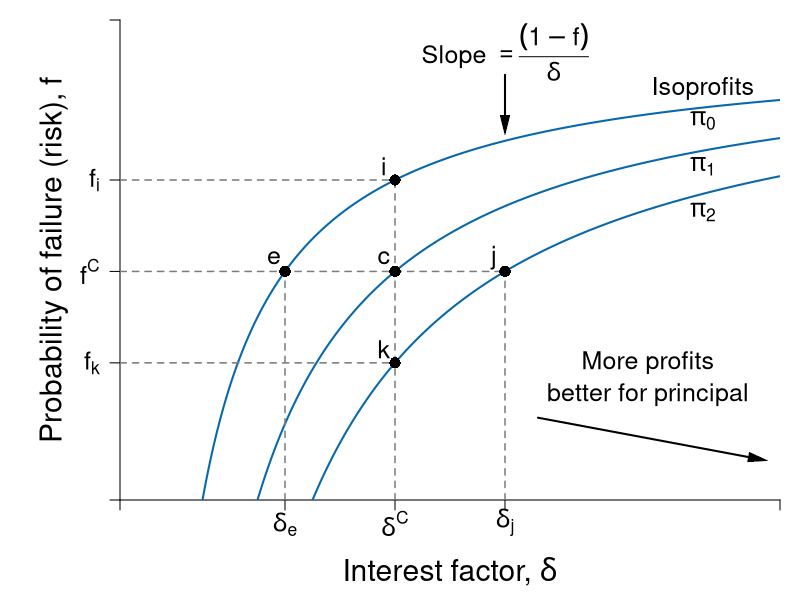

Source code (R):
#Graph Designer: Harriet Brookes-Gray
#Authors: Bowles and Halliday
#Title: Coordination, Conflict and Competition: A Text in Microeconomics

library(shape)
pdf(file = "credit/lender_isoprofits.pdf", width = 8, height = 6)

#Set parameters for graphics
pointsize <- 1.8
axislabelsize <- 1.8
labelsize <- 1.5
namesize <- 1.8
annotatesize <- 1.5
graphlinewidth <- 2
segmentlinewidth <- 1.5

COL <- c("#7fc97f", "#beaed4", "#fdc086", "#ffff99", "#386cb0", "#f0027f", "#bf5b17", "#666666")
COLA <- c("#e0f3db", "#99d8c9","#66c2a4","#41ae76", "#238b45", "#005824")
COLB <- c("#c6dbef", "#4eb3d3", "#2b8cbe", "#0868ac","#084081")
COLC <- c("#fcfbfd", "#efedf5", "#dadaeb", "#bcbddc", "#9e9ac8", "#807dba", "#6a51a3", "#54278f", "#3f007d")
grays <- gray.colors(25, start = 1, end = 0, alpha = 1)

#Edited the margins to cater for the larger LHS labels
par(mar =  c(5, 6, 1, 1))

brfFn <- function(delta, q = 1) {
  .5 + (delta / (2 * q)) 
}

PCFn <- function(delta, q = 1) {
  delta/q
}

isoreturnFn <- function(delta, pi=0.125) {
  1 - (pi)/delta
}

deltaFn <- function(f, pi=0.125) {
  pi/ (1 - f)
}

yFn <- function(d1, f1, q = 1){
  q*f1*(1 - f1) - d1*(1 - f1)
}

profitFn <- function(d1, q = 1){
  d1/2 - (1/(2*q))*(d1)^2
}

ylow <- function(delta, q = 1, ybar = 0.0625){
  (-sqrt(delta^2 - 2*delta*q + q^2 - 4*q*ybar) + delta + q)/(2*q)
}

yhigh <- function(delta, q = 1, ybar = 0.0625){
  (sqrt(delta^2 - 2*delta*q + q^2 - 4*q*ybar) + delta + q)/(2*q)
}

xlims <- c(0, 0.6)
ylims <- c(0, 1.05)

npts <- 501 
d1 <- seq(xlims[1], xlims[2], length.out = npts)
f1 <- seq(ylims[1], ylims[2], length.out = npts) 
a <- c(0.0625, 0.125, 0.14)

plot(0, 0, xlim = xlims, ylim = ylims, type = "n",
     xlab = expression(paste("")),
     ylab = expression(paste("")), 
     xaxt = "n", 
     yaxt = "n", 
     cex.lab = axislabelsize, 
     bty = "n", 
     xaxs = "i", 
     yaxs = "i"
)


ticksy <- c(ylims[1], isoreturnFn(delta = deltaFn(f = 0.5), pi = 0.075), isoreturnFn(delta = deltaFn(f = 0.5), pi = 0.125), isoreturnFn(delta = deltaFn(f = 0.5), pi = 0.175), ylims[2])
ylabels <- c(NA, expression(paste(f[i])), expression(paste(f^C)), expression(paste(f[k])),NA)
ticksx <- c(xlims[1], deltaFn(f = 0.5, pi = 0.075), deltaFn(f = 0.5), deltaFn(f = 0.5, pi = 0.175), xlims[2])
xlabels <- c(NA, expression(paste(delta[e])),  expression(paste(delta^C)), expression(paste(delta[j])), NA)

axis(1, at = ticksx, pos = 0, labels = xlabels, cex.axis = labelsize)
axis(2, at = ticksy, pos = 0, labels = ylabels, las = 1, cex.axis = labelsize)

npts <- 503 
xx1 <- seq(xlims[1], 0.8, length.out = npts)
xx2 <- seq(0, 1, length.out = npts)

# xpoly1 <- seq(from = 0.168, to = 0.5, length.out = 500)
# ypoly1 <- ylow(xpoly1)
# ypoly2 <- isoreturnFn(xpoly1)
# polygon(x = c(xpoly1, rev(xpoly1)), y = c(ypoly1, rev(ypoly2)), col = COL[4], density = NULL, border = NA)


#Draw the graphs
#lines(xx1, brfFn(xx1), col = COLA[4], lwd = graphlinewidth)
#lines(xx1, PCFn(xx1), col = COLA[2], lwd = graphlinewidth)
# lines(xx1, isoreturnFn(xx1), col = COLB[4], lwd = graphlinewidth)
# lines(xx1, isoreturnFn(xx1 - 0.2), col = COLB[4], lwd = graphlinewidth)
# lines(0, isoreturnFn(xx2 - 0.4), col = COLB[4], lwd = graphlinewidth)
xx1 <- seq(0.01, xlims[2], length.out = npts)
xx2 <- seq(0, xlims[2], length.out = npts)
xx3 <- seq(1.5, 2.5, length.out = npts)
xx4 <- seq(3, 5, length.out = npts)
xx5 <- seq(7, 9, length.out = npts)




#Draw the graphs
#lines(xx1, PCFn(xx1), col = COLA[4], lwd = graphlinewidth)
lines(xx1, isoreturnFn(xx1), col = COLB[4], lwd = graphlinewidth)
lines(xx1, isoreturnFn(xx1, pi = 0.075), col = COLB[4], lwd = graphlinewidth)
lines(xx1, isoreturnFn(xx1, pi = 0.175), col = COLB[4], lwd = graphlinewidth)

#Axis labels
mtext(expression(paste("Interest factor, ", delta)), side = 1, line = 3.5, cex = axislabelsize)
text(-0.06, 0.5*(ylims[2]), expression(paste("Probability of failure (risk), ", f)), xpd = TRUE, cex = axislabelsize, srt = 90) 


#contour(d1, f1,
      #  outer(d1, f1, yFn),
      #  drawlabels = FALSE,
      # col = COLA[3],
      #  lwd = graphlinewidth,
      #  levels = a,
      # xaxs = "i",
      # yaxs = "i",
      # add = TRUE)


#segments(0.5, 0, 0.5, brfFn(delta = 0.5), lty = 2, col = grays[20] , lwd = segmentlinewidth)
segments(0, isoreturnFn(delta = 0.25, pi = 0.125), deltaFn(f = 0.5, pi = 0.175), isoreturnFn(delta = 0.25, pi = 0.125), lty = 2, col = grays[20] , lwd = segmentlinewidth)
segments(deltaFn(f = 0.5), 0, deltaFn(f = 0.5), isoreturnFn(delta = 0.25, pi = 0.075) , lty = 2, col = grays[20] , lwd = segmentlinewidth)
segments(deltaFn(f = 0.5, pi = 0.175), 0, deltaFn(f = 0.5, pi = 0.175), 0.5, lty = 2, col = grays[20] , lwd = segmentlinewidth)
segments(deltaFn(f = 0.5, pi = 0.075), 0, deltaFn(f = 0.5, pi = 0.075), 0.5, lty = 2, col = grays[20] , lwd = segmentlinewidth)
segments(0, isoreturnFn(delta = deltaFn(f = 0.5), pi = 0.175), deltaFn(f = 0.5), isoreturnFn(delta = deltaFn(f = 0.5), pi = 0.175), lty = 2, col = grays[20] , lwd = segmentlinewidth)
segments(0, isoreturnFn(delta = deltaFn(f = 0.5), pi = 0.075), deltaFn(f = 0.5), isoreturnFn(delta = deltaFn(f = 0.5), pi = 0.075), lty = 2, col = grays[20] , lwd = segmentlinewidth)


#Label 3 points on the same vertical delta^C
points(0.25, isoreturnFn(0.25), pch = 16, col = "black", cex = 1.5)
text(0.25 - 0.01, isoreturnFn(0.25) + 0.03, expression(paste(c)), cex = labelsize)

points(0.25, isoreturnFn(0.25, pi = 0.075), pch = 16, col = "black", cex = 1.5)
text(0.25 - 0.01, isoreturnFn(0.25, pi = 0.075) + 0.03, expression(paste(i)), cex = labelsize)

points(0.25, isoreturnFn(0.25, pi = 0.175), pch = 16, col = "black", cex = 1.5)
text(0.25 - 0.01, isoreturnFn(0.25, pi = 0.175) + 0.03, expression(paste(k)), cex = labelsize)

#label 2 points on the same horizontal as f^C
#Use deltaFn to find the x coordinate
points(deltaFn(f = 0.5, pi = 0.075), 0.5, pch = 16, col = "black", cex = 1.5)
text(deltaFn(f = 0.5, pi = 0.075) - 0.01, 0.5 + 0.03, expression(paste(e)), cex = labelsize)

points(deltaFn(f = 0.5, pi = 0.175), 0.5, pch = 16, col = "black", cex = 1.5)
text(deltaFn(f = 0.5, pi = 0.175) - 0.01, 0.5 + 0.03, expression(paste(j)), cex = labelsize)


# text(0.23, 0.55, expression(paste(e)), cex = labelsize, xpd = TRUE)
# text(0.35, 0.55, expression(paste(k)), cex = labelsize, xpd = TRUE)
# text(0.48, 0.55, expression(paste(j)), cex = labelsize, xpd = TRUE)
# text(0.48, 0.67, expression(paste(i)), cex = labelsize, xpd = TRUE)
# text(0.48, 0.8, expression(paste(h)), cex = labelsize, xpd = TRUE)

#text(-0.05, 0.5, expression(paste(f[j])), cex = labelsize, xpd = TRUE)
#text(-0.05, 0.67, expression(paste(f[i])), cex = labelsize, xpd = TRUE)
#text(-0.05, 0.8, expression(paste(f[h])), cex = labelsize, xpd = TRUE)

text(0.84, 0.88, expression(paste(pi[0] == zpc)), cex = labelsize, xpd = TRUE)
text(0.84, 0.78, expression(paste(pi[1])), cex = labelsize, xpd = TRUE)
text(0.84, 0.7, expression(paste(pi[2])), cex = labelsize, xpd = TRUE)

Arrows(0.38, 0.18, 0.58, 0.09, col = "black", lty = 1, lwd = 2, arr.type = "triangle", arr.lwd = 0.5)
text(0.48, 0.3, expression(paste('More profits')), cex = labelsize, xpd = TRUE)
text(0.48, 0.23, expression(paste('better for principal')), cex = labelsize, xpd = TRUE)

text(0.53, 0.9, expression(paste("Isoprofits")), cex = labelsize)
text(0.53, 0.83, expression(paste(pi[0])), cex = labelsize)
text(0.53, 0.73, expression(paste(pi[1])), cex = labelsize)
text(0.53, 0.63, expression(paste(pi[2])), cex = labelsize)



#Annotate points (4,4),(2,8),(8,2) on feasibility frontier
#text(0.5 + 0.015, isoreturnFn(0.5) + 0.04, expression(paste(n)), cex = labelsize)
#points(0.5, isoreturnFn(0.5), pch = 16, col = "black", cex = 1.5)

#text(0.375 + 0.02, 0.6 + 0.03, expression(paste(b)), cex = labelsize)
#points(0.5, brfFn(delta = 0.5), pch = 16, col = "black", cex = 1.5)
#points(0.25, 0.5, pch = 16, col = "black", cex = 1.5)
#points(0.165, 0.25, pch = 16, col = "black", cex = 1.5)



#text(0.62, 1.05, expression(paste("A's best-response function")), cex = labelsize, xpd = TRUE)
#text(0.62, 0.95, expression(paste(f == frac(1,2) + frac(delta, 2*q))), cex = labelsize)

#text(0.64, 0.4, expression(paste("A's participation")), cex = labelsize)
#text(0.64, 0.34, expression(paste("constraint")), cex = labelsize)
#text(0.64, 0.22, expression(paste(f == frac(delta, q))), cex = labelsize)
#Arrows(0.64, 0.44, 0.64, 0.58, col = "black", lty = 1, lwd = 2, arr.type = "triangle", arr.lwd = 0.5)


text(0.35, 0.98, expression(paste("Slope ", phantom() == frac((1 - f),delta ))), cex = labelsize, xpd = TRUE)
Arrows(0.35, 0.93, 0.35, 0.82, col = "black", lty = 1, lwd = 2, arr.type = "triangle", arr.lwd = 0.5)

#text(0.3, 0.13, expression(paste("Pareto-improving")), cex = labelsize)
#text(0.3, 0.07, expression(paste("lens")), cex = labelsize)
#Arrows(0.3, 0.18, 0.3, 0.5, col = "black", lty = 1, lwd = 2, arr.type = "triangle", arr.lwd = 0.5)


dev.off()
